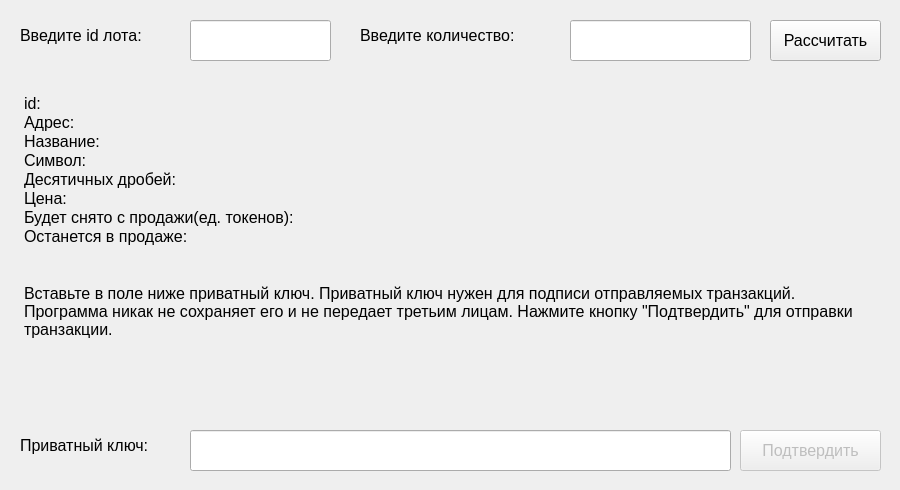
       <widget class="QWidget" name="cancel_tab">
        <attribute name="title">
         <string>Снять с продажи</string>
        </attribute>
        <widget class="QWidget" name="horizontalLayoutWidget_13">
         <property name="geometry">
          <rect>
           <x>10</x>
           <y>10</y>
           <width>881</width>
           <height>61</height>
          </rect>
         </property>
         <layout class="QHBoxLayout" name="horizontalLayout_14">
          <item>
           <widget class="QWidget" name="widget_6" native="true">
            <widget class="QLabel" name="label_27">
             <property name="geometry">
              <rect>
               <x>10</x>
               <y>10</y>
               <width>191</width>
               <height>31</height>
              </rect>
             </property>
             <property name="font">
              <font>
               <pointsize>12</pointsize>
              </font>
             </property>
             <property name="text">
              <string>Введите id лота:</string>
             </property>
            </widget>
            <widget class="QLineEdit" name="id_cancel_input">
             <property name="geometry">
              <rect>
               <x>180</x>
               <y>10</y>
               <width>141</width>
               <height>41</height>
              </rect>
             </property>
             <property name="font">
              <font>
               <pointsize>12</pointsize>
              </font>
             </property>
            </widget>
            <widget class="QLabel" name="label_28">
             <property name="geometry">
              <rect>
               <x>350</x>
               <y>10</y>
               <width>201</width>
               <height>31</height>
              </rect>
             </property>
             <property name="font">
              <font>
               <pointsize>12</pointsize>
              </font>
             </property>
             <property name="text">
              <string>Введите количество:</string>
             </property>
            </widget>
            <widget class="QLineEdit" name="amount_cancel_input">
             <property name="geometry">
              <rect>
               <x>560</x>
               <y>10</y>
               <width>181</width>
               <height>41</height>
              </rect>
             </property>
             <property name="font">
              <font>
               <pointsize>12</pointsize>
              </font>
             </property>
            </widget>
            <widget class="QPushButton" name="count_cancel">
             <property name="geometry">
              <rect>
               <x>760</x>
               <y>10</y>
               <width>111</width>
               <height>41</height>
              </rect>
             </property>
             <property name="font">
              <font>
               <pointsize>12</pointsize>
              </font>
             </property>
             <property name="text">
              <string>Рассчитать</string>
             </property>
            </widget>
           </widget>
          </item>
         </layout>
        </widget>
        <widget class="QWidget" name="gridLayoutWidget_10">
         <property name="geometry">
          <rect>
           <x>10</x>
           <y>80</y>
           <width>881</width>
           <height>401</height>
          </rect>
         </property>
         <layout class="QGridLayout" name="gridLayout_10">
          <item row="0" column="0">
           <widget class="QWidget" name="purchase_widget_7" native="true">
            <property name="enabled">
             <bool>true</bool>
            </property>
            <widget class="QLabel" name="label_29">
             <property name="geometry">
              <rect>
               <x>10</x>
               <y>350</y>
               <width>161</width>
               <height>31</height>
              </rect>
             </property>
             <property name="font">
              <font>
               <pointsize>12</pointsize>
              </font>
             </property>
             <property name="text">
              <string>Приватный ключ:</string>
             </property>
            </widget>
            <widget class="QLineEdit" name="private_key_input_cancel">
             <property name="enabled">
              <bool>true</bool>
             </property>
             <property name="geometry">
              <rect>
               <x>180</x>
               <y>350</y>
               <width>541</width>
               <height>41</height>
              </rect>
             </property>
             <property name="font">
              <font>
               <pointsize>12</pointsize>
              </font>
             </property>
            </widget>
            <widget class="QPushButton" name="apply_cancel_button">
             <property name="enabled">
              <bool>false</bool>
             </property>
             <property name="geometry">
              <rect>
               <x>730</x>
               <y>350</y>
               <width>141</width>
               <height>41</height>
              </rect>
             </property>
             <property name="font">
              <font>
               <pointsize>12</pointsize>
              </font>
             </property>
             <property name="text">
              <string>Подтвердить</string>
             </property>
            </widget>
            <widget class="QTextBrowser" name="cancel_browser">
             <property name="enabled">
              <bool>true</bool>
             </property>
             <property name="geometry">
              <rect>
               <x>10</x>
               <y>10</y>
               <width>841</width>
               <height>321</height>
              </rect>
             </property>
             <property name="sizePolicy">
              <sizepolicy hsizetype="Minimum" vsizetype="Minimum">
               <horstretch>0</horstretch>
               <verstretch>20</verstretch>
              </sizepolicy>
             </property>
             <property name="palette">
              <palette>
               <active>
                <colorrole role="Base">
                 <brush brushstyle="SolidPattern">
                  <color alpha="0">
                   <red>255</red>
                   <green>255</green>
                   <blue>255</blue>
                  </color>
                 </brush>
                </colorrole>
               </active>
               <inactive>
                <colorrole role="Base">
                 <brush brushstyle="SolidPattern">
                  <color alpha="0">
                   <red>255</red>
                   <green>255</green>
                   <blue>255</blue>
                  </color>
                 </brush>
                </colorrole>
               </inactive>
               <disabled>
                <colorrole role="Base">
                 <brush brushstyle="SolidPattern">
                  <color alpha="255">
                   <red>239</red>
                   <green>239</green>
                   <blue>239</blue>
                  </color>
                 </brush>
                </colorrole>
               </disabled>
              </palette>
             </property>
             <property name="font">
              <font>
               <pointsize>12</pointsize>
              </font>
             </property>
             <property name="contextMenuPolicy">
              <enum>Qt::DefaultContextMenu</enum>
             </property>
             <property name="acceptDrops">
              <bool>false</bool>
             </property>
             <property name="autoFillBackground">
              <bool>false</bool>
             </property>
             <property name="frameShape">
              <enum>QFrame::NoFrame</enum>
             </property>
             <property name="frameShadow">
              <enum>QFrame::Plain</enum>
             </property>
             <property name="verticalScrollBarPolicy">
              <enum>Qt::ScrollBarAlwaysOff</enum>
             </property>
             <property name="horizontalScrollBarPolicy">
              <enum>Qt::ScrollBarAlwaysOff</enum>
             </property>
             <property name="sizeAdjustPolicy">
              <enum>QAbstractScrollArea::AdjustIgnored</enum>
             </property>
             <property name="readOnly">
              <bool>true</bool>
             </property>
             <property name="html">
              <string>&lt;!DOCTYPE HTML PUBLIC &quot;-//W3C//DTD HTML 4.0//EN&quot; &quot;http://www.w3.org/TR/REC-html40/strict.dtd&quot;&gt;
&lt;html&gt;&lt;head&gt;&lt;meta name=&quot;qrichtext&quot; content=&quot;1&quot; /&gt;&lt;style type=&quot;text/css&quot;&gt;
p, li { white-space: pre-wrap; }
&lt;/style&gt;&lt;/head&gt;&lt;body style=&quot; font-family:'MS Shell Dlg 2'; font-size:12pt; font-weight:400; font-style:normal;&quot;&gt;
&lt;p style=&quot; margin-top:0px; margin-bottom:0px; margin-left:0px; margin-right:0px; -qt-block-indent:0; text-indent:0px;&quot;&gt;id:&lt;/p&gt;
&lt;p style=&quot; margin-top:0px; margin-bottom:0px; margin-left:0px; margin-right:0px; -qt-block-indent:0; text-indent:0px;&quot;&gt;Адрес:&lt;/p&gt;
&lt;p style=&quot; margin-top:0px; margin-bottom:0px; margin-left:0px; margin-right:0px; -qt-block-indent:0; text-indent:0px;&quot;&gt;Название:&lt;/p&gt;
&lt;p style=&quot; margin-top:0px; margin-bottom:0px; margin-left:0px; margin-right:0px; -qt-block-indent:0; text-indent:0px;&quot;&gt;Символ:&lt;/p&gt;
&lt;p style=&quot; margin-top:0px; margin-bottom:0px; margin-left:0px; margin-right:0px; -qt-block-indent:0; text-indent:0px;&quot;&gt;Десятичных дробей:&lt;/p&gt;
&lt;p style=&quot; margin-top:0px; margin-bottom:0px; margin-left:0px; margin-right:0px; -qt-block-indent:0; text-indent:0px;&quot;&gt;Цена:&lt;/p&gt;
&lt;p style=&quot; margin-top:0px; margin-bottom:0px; margin-left:0px; margin-right:0px; -qt-block-indent:0; text-indent:0px;&quot;&gt;Будет снято с продажи(ед. токенов):&lt;/p&gt;
&lt;p style=&quot; margin-top:0px; margin-bottom:0px; margin-left:0px; margin-right:0px; -qt-block-indent:0; text-indent:0px;&quot;&gt;Останется в продаже:&lt;/p&gt;
&lt;p style=&quot;-qt-paragraph-type:empty; margin-top:0px; margin-bottom:0px; margin-left:0px; margin-right:0px; -qt-block-indent:0; text-indent:0px;&quot;&gt;&lt;br /&gt;&lt;/p&gt;
&lt;p style=&quot;-qt-paragraph-type:empty; margin-top:0px; margin-bottom:0px; margin-left:0px; margin-right:0px; -qt-block-indent:0; text-indent:0px;&quot;&gt;&lt;br /&gt;&lt;/p&gt;
&lt;p style=&quot; margin-top:0px; margin-bottom:0px; margin-left:0px; margin-right:0px; -qt-block-indent:0; text-indent:0px;&quot;&gt;Вставьте в поле ниже приватный ключ. Приватный ключ нужен для подписи отправляемых транзакций. Программа никак не сохраняет его и не передает третьим лицам. Нажмите кнопку &amp;quot;Подтвердить&amp;quot; для отправки транзакции.&lt;/p&gt;&lt;/body&gt;&lt;/html&gt;</string>
             </property>
            </widget>
           </widget>
          </item>
         </layout>
        </widget>
       </widget>
